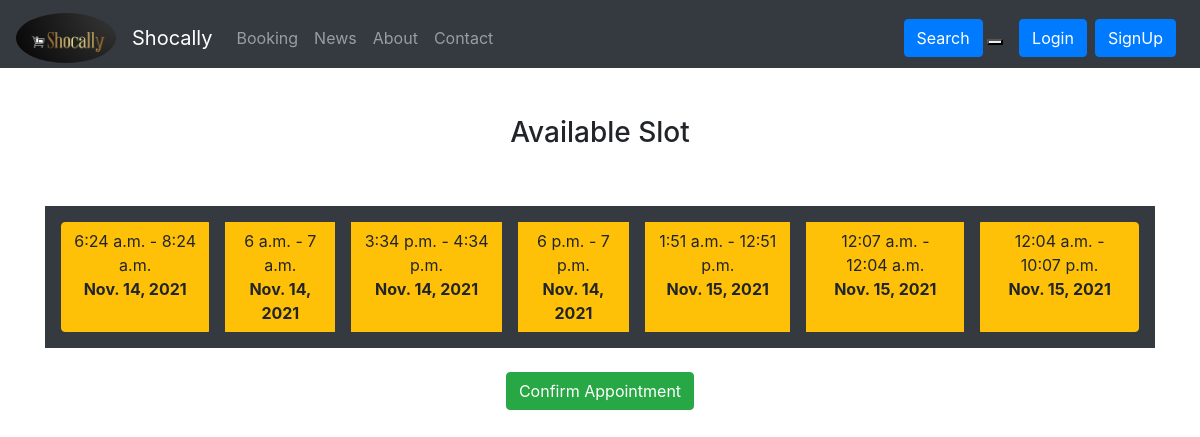
The page /booking/ItemBookPage/3 on the database as committed earlier.
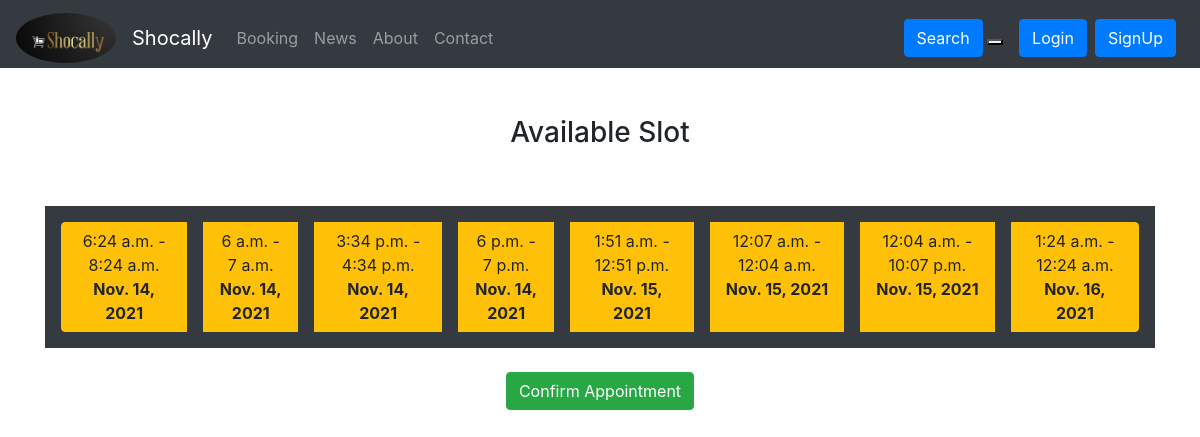
The same page on the database as committed later.
### booking/models.py (models this page shows, shortened)
class TimeSlot(models.Model):
    seller = models.ForeignKey(Seller,on_delete=models.CASCADE) # one to many relationship
    starting_time = models.TimeField()
    ending_time = models.TimeField()
    max_booking = models.IntegerField(default=0)             #how many person can book at that time/slot
    bookingDate = models.DateField(auto_now_add=True,blank=True)

### booking/views.py (the view)
# urls.py: path("ItemBookPage/<int:itemId>", views.ItemBookPage, name="ItemBookPage"),
def ItemBookPage(request,itemId):
    item = BookingItem.objects.get(id=itemId)
    timeSlot = TimeSlot.objects.filter(seller=item.seller)
    return render(request,'booking/itemBookingPage.html',{'item':item, 'timeSlot':timeSlot})

### templates/booking/itemBookingPage.html (shortened to what this page needs)
{% extends 'base.html' %}
{% load static %}
{% block body %}
<div class="container">
  <form id='main' action="/booking/appointmentBook/"  method="post">
  <div class="text-center p-5 ">
    <h3>Available Slot</h3>
  </div>
  <div class="btn-group btn-group-toggle d-flex bg-dark p-2" data-toggle="buttons">
    {% for i in timeSlot %}
    {% if i.max_booking > 0 %}
      <label class="btn btn-warning m-2">
        <input type="radio" class="timeslot" name="options" id="slot{{i.id}}" onclick="javascript:updateSlot({{i.id}});"> {{i.starting_time}} - {{i.ending_time}} <br> <b>{{i.bookingDate}}</b>
      </label>
    {% endif %}
    {% endfor %}
  </div>
  <div class="text-center">
  <button type="submit" class="btn my-4 btn-success">Confirm Appointment</button>
  </div>
  </form>
</div>
{% endblock %}

Rows that differ between the two databases and show on the page:
added TimeSlot: starting_time "1:24 a.m.", ending_time "12:24 a.m.", bookingDate "Nov. 16, 2021"
